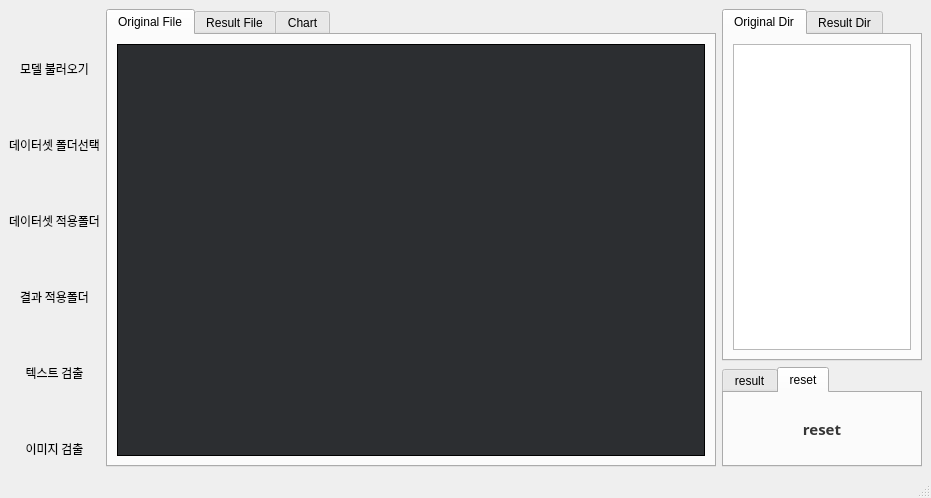
<?xml version="1.0" encoding="UTF-8"?>
<ui version="4.0">
 <class>MainWindow</class>
 <widget class="QMainWindow" name="MainWindow">
  <property name="geometry">
   <rect>
    <x>0</x>
    <y>0</y>
    <width>931</width>
    <height>498</height>
   </rect>
  </property>
  <property name="windowTitle">
   <string>MainWindow</string>
  </property>
  <property name="styleSheet">
   <string notr="true">
QPushButton{
    border-radius: 8px;
	color: rgba(0, 0, 0, 200)
}
QTextEdit{
	color: #fff;
}
</string>
  </property>
  <widget class="QWidget" name="centralwidget">
   <layout class="QGridLayout" name="gridLayout_14">
    <item row="0" column="2">
     <widget class="QTabWidget" name="tabWidget_2">
      <property name="maximumSize">
       <size>
        <width>200</width>
        <height>600</height>
       </size>
      </property>
      <property name="currentIndex">
       <number>0</number>
      </property>
      <widget class="QWidget" name="original_dir_2">
       <attribute name="title">
        <string>Original Dir</string>
       </attribute>
       <layout class="QGridLayout" name="gridLayout_9">
        <item row="0" column="0">
         <widget class="QTreeView" name="treeView"/>
        </item>
       </layout>
      </widget>
      <widget class="QWidget" name="result_dir_2">
       <attribute name="title">
        <string>Result Dir</string>
       </attribute>
       <layout class="QGridLayout" name="gridLayout_10">
        <item row="0" column="0">
         <widget class="QTreeView" name="treeView_2"/>
        </item>
       </layout>
      </widget>
     </widget>
    </item>
    <item row="1" column="2">
     <widget class="QTabWidget" name="tabWidget_3">
      <property name="minimumSize">
       <size>
        <width>0</width>
        <height>0</height>
       </size>
      </property>
      <property name="maximumSize">
       <size>
        <width>200</width>
        <height>100</height>
       </size>
      </property>
      <property name="currentIndex">
       <number>1</number>
      </property>
      <widget class="QWidget" name="tab">
       <attribute name="title">
        <string>result</string>
       </attribute>
       <layout class="QGridLayout" name="gridLayout_7">
        <item row="0" column="0">
         <widget class="QPushButton" name="pushButton_6">
          <property name="minimumSize">
           <size>
            <width>0</width>
            <height>40</height>
           </size>
          </property>
          <property name="styleSheet">
           <string notr="true">QPushButton:hover{
	background-color:rgb(238, 238, 238);
}
QPushButton:pressed{
	border-bottom-color: rgb(0, 0, 0);
	border-right-color: rgb(0, 0, 0);
    background-color:rgb(162, 169, 180);
	border-color: rgb(170, 255, 255)
}
</string>
          </property>
          <property name="text">
           <string/>
          </property>
          <property name="icon">
           <iconset>
            <normaloff>icon모음/icons8-presentation-94.ico</normaloff>icon모음/icons8-presentation-94.ico</iconset>
          </property>
          <property name="iconSize">
           <size>
            <width>40</width>
            <height>40</height>
           </size>
          </property>
         </widget>
        </item>
       </layout>
      </widget>
      <widget class="QWidget" name="tab_2">
       <attribute name="title">
        <string>reset</string>
       </attribute>
       <layout class="QGridLayout" name="gridLayout_8">
        <item row="0" column="0">
         <widget class="QPushButton" name="pushButton_5">
          <property name="minimumSize">
           <size>
            <width>0</width>
            <height>40</height>
           </size>
          </property>
          <property name="font">
           <font>
            <family>휴먼모음T</family>
            <pointsize>11</pointsize>
            <weight>75</weight>
            <bold>true</bold>
           </font>
          </property>
          <property name="styleSheet">
           <string notr="true">QPushButton:hover{
	background-color:rgba(255, 255, 255, 100);
}
QPushButton:pressed{
	border-bottom-color: rgb(0, 0, 0);
	border-right-color: rgb(0, 0, 0);
    background-color:rgb(162, 169, 180);
	border-color: rgb(170, 255, 255)
}
</string>
          </property>
          <property name="text">
           <string>reset</string>
          </property>
         </widget>
        </item>
       </layout>
      </widget>
     </widget>
    </item>
    <item row="0" column="1" rowspan="2">
     <layout class="QGridLayout" name="gridLayout">
      <item row="0" column="0">
       <widget class="QTabWidget" name="tabWidget">
        <property name="currentIndex">
         <number>0</number>
        </property>
        <widget class="QWidget" name="original_file">
         <attribute name="title">
          <string>Original File</string>
         </attribute>
         <layout class="QGridLayout" name="gridLayout_5">
          <item row="0" column="0">
           <widget class="QLabel" name="label">
            <property name="layoutDirection">
             <enum>Qt::LeftToRight</enum>
            </property>
            <property name="autoFillBackground">
             <bool>false</bool>
            </property>
            <property name="styleSheet">
             <string notr="true">border-style: solid;
border-width: 1px;
border-color: #rgb(0, 0, 0);
background-color : #2c2e31;</string>
            </property>
            <property name="text">
             <string>&lt;html&gt;&lt;head/&gt;&lt;body&gt;&lt;p align=&quot;center&quot;&gt;&lt;br/&gt;&lt;/p&gt;&lt;/body&gt;&lt;/html&gt;</string>
            </property>
            <property name="scaledContents">
             <bool>false</bool>
            </property>
            <property name="alignment">
             <set>Qt::AlignCenter</set>
            </property>
            <property name="wordWrap">
             <bool>true</bool>
            </property>
           </widget>
          </item>
         </layout>
        </widget>
        <widget class="QWidget" name="result_file">
         <attribute name="title">
          <string>Result File</string>
         </attribute>
         <layout class="QGridLayout" name="gridLayout_4">
          <item row="0" column="0">
           <widget class="QLabel" name="label_2">
            <property name="cursor">
             <cursorShape>PointingHandCursor</cursorShape>
            </property>
            <property name="styleSheet">
             <string notr="true">border-style: solid;
border-width: 1px;
border-color: #rgb(0, 0, 0);
background-color : #2c2e31;</string>
            </property>
            <property name="text">
             <string>&lt;html&gt;&lt;head/&gt;&lt;body&gt;&lt;p align=&quot;center&quot;&gt;&lt;br/&gt;&lt;/p&gt;&lt;/body&gt;&lt;/html&gt;</string>
            </property>
            <property name="alignment">
             <set>Qt::AlignCenter</set>
            </property>
           </widget>
          </item>
         </layout>
        </widget>
        <widget class="QWidget" name="chart">
         <attribute name="title">
          <string>Chart</string>
         </attribute>
         <layout class="QGridLayout" name="gridLayout_3">
          <item row="0" column="0">
           <layout class="QVBoxLayout" name="verticalLayout"/>
          </item>
         </layout>
        </widget>
       </widget>
      </item>
     </layout>
    </item>
    <item row="0" column="0" rowspan="2">
     <layout class="QGridLayout" name="gridLayout_2">
      <item row="5" column="0">
       <widget class="QLabel" name="label_6">
        <property name="maximumSize">
         <size>
          <width>16777215</width>
          <height>20</height>
         </size>
        </property>
        <property name="font">
         <font>
          <family>휴먼모음T</family>
          <pointsize>9</pointsize>
          <weight>50</weight>
          <italic>false</italic>
          <bold>false</bold>
          <kerning>true</kerning>
         </font>
        </property>
        <property name="text">
         <string>&lt;html&gt;&lt;head/&gt;&lt;body&gt;&lt;p align=&quot;center&quot;&gt;데이터셋 적용폴더&lt;/p&gt;&lt;/body&gt;&lt;/html&gt;</string>
        </property>
       </widget>
      </item>
      <item row="4" column="0">
       <widget class="QPushButton" name="pushButton_4">
        <property name="minimumSize">
         <size>
          <width>0</width>
          <height>0</height>
         </size>
        </property>
        <property name="maximumSize">
         <size>
          <width>150</width>
          <height>40</height>
         </size>
        </property>
        <property name="styleSheet">
         <string notr="true">QPushButton:hover{
	background-color:rgba(255, 255, 255, 100);
}
QPushButton:pressed{
	border-bottom-color: rgb(0, 0, 0);
	border-right-color: rgb(0, 0, 0);
    background-color:rgb(162, 169, 180);
	border-color: rgb(170, 255, 255)
}
</string>
        </property>
        <property name="text">
         <string/>
        </property>
        <property name="icon">
         <iconset>
          <normaloff>icon모음/icons8-folder-48.ico</normaloff>icon모음/icons8-folder-48.ico</iconset>
        </property>
        <property name="iconSize">
         <size>
          <width>40</width>
          <height>40</height>
         </size>
        </property>
       </widget>
      </item>
      <item row="2" column="0">
       <widget class="QPushButton" name="pushButton_2">
        <property name="minimumSize">
         <size>
          <width>0</width>
          <height>0</height>
         </size>
        </property>
        <property name="maximumSize">
         <size>
          <width>150</width>
          <height>40</height>
         </size>
        </property>
        <property name="styleSheet">
         <string notr="true">QPushButton:hover{
	background-color:rgba(255, 255, 255, 100);
}
QPushButton:pressed{
	border-bottom-color: rgb(0, 0, 0);
	border-right-color: rgb(0, 0, 0);
    background-color:rgb(162, 169, 180);
	border-color: rgb(170, 255, 255)
}

</string>
        </property>
        <property name="text">
         <string/>
        </property>
        <property name="icon">
         <iconset>
          <normaloff>icon모음/icons8-folder-48.ico</normaloff>icon모음/icons8-folder-48.ico</iconset>
        </property>
        <property name="iconSize">
         <size>
          <width>40</width>
          <height>40</height>
         </size>
        </property>
       </widget>
      </item>
      <item row="9" column="0">
       <widget class="QLabel" name="label_8">
        <property name="maximumSize">
         <size>
          <width>16777215</width>
          <height>20</height>
         </size>
        </property>
        <property name="font">
         <font>
          <family>휴먼모음T</family>
          <pointsize>9</pointsize>
          <weight>50</weight>
          <italic>false</italic>
          <bold>false</bold>
          <kerning>true</kerning>
         </font>
        </property>
        <property name="text">
         <string>&lt;html&gt;&lt;head/&gt;&lt;body&gt;&lt;p align=&quot;center&quot;&gt;텍스트 검출&lt;/p&gt;&lt;/body&gt;&lt;/html&gt;</string>
        </property>
       </widget>
      </item>
      <item row="0" column="0">
       <widget class="QPushButton" name="pushButton_1">
        <property name="minimumSize">
         <size>
          <width>0</width>
          <height>0</height>
         </size>
        </property>
        <property name="maximumSize">
         <size>
          <width>150</width>
          <height>40</height>
         </size>
        </property>
        <property name="styleSheet">
         <string notr="true">QPushButton:hover{
	background-color:rgba(255, 255, 255, 100);
}
QPushButton:pressed{
	border-bottom-color: rgb(0, 0, 0);
	border-right-color: rgb(0, 0, 0);
    background-color:rgb(162, 169, 180);
	border-color: rgb(170, 255, 255)
}

</string>
        </property>
        <property name="text">
         <string/>
        </property>
        <property name="icon">
         <iconset>
          <normaloff>icon모음/icons8-news-94.ico</normaloff>icon모음/icons8-news-94.ico</iconset>
        </property>
        <property name="iconSize">
         <size>
          <width>40</width>
          <height>40</height>
         </size>
        </property>
        <property name="checkable">
         <bool>false</bool>
        </property>
        <property name="autoRepeat">
         <bool>false</bool>
        </property>
        <property name="autoExclusive">
         <bool>false</bool>
        </property>
       </widget>
      </item>
      <item row="3" column="0">
       <widget class="QLabel" name="label_5">
        <property name="maximumSize">
         <size>
          <width>16777215</width>
          <height>20</height>
         </size>
        </property>
        <property name="font">
         <font>
          <family>휴먼모음T</family>
          <pointsize>9</pointsize>
          <weight>50</weight>
          <italic>false</italic>
          <bold>false</bold>
          <kerning>true</kerning>
         </font>
        </property>
        <property name="text">
         <string>&lt;html&gt;&lt;head/&gt;&lt;body&gt;&lt;p align=&quot;center&quot;&gt;데이터셋 폴더선택&lt;/p&gt;&lt;/body&gt;&lt;/html&gt;</string>
        </property>
       </widget>
      </item>
      <item row="7" column="0">
       <widget class="QLabel" name="label_7">
        <property name="maximumSize">
         <size>
          <width>16777215</width>
          <height>20</height>
         </size>
        </property>
        <property name="font">
         <font>
          <family>휴먼모음T</family>
          <pointsize>9</pointsize>
          <weight>50</weight>
          <italic>false</italic>
          <bold>false</bold>
          <kerning>true</kerning>
         </font>
        </property>
        <property name="text">
         <string>&lt;html&gt;&lt;head/&gt;&lt;body&gt;&lt;p align=&quot;center&quot;&gt;결과 적용폴더&lt;/p&gt;&lt;/body&gt;&lt;/html&gt;</string>
        </property>
       </widget>
      </item>
      <item row="10" column="0">
       <widget class="QPushButton" name="pushButton_3">
        <property name="minimumSize">
         <size>
          <width>0</width>
          <height>0</height>
         </size>
        </property>
        <property name="maximumSize">
         <size>
          <width>150</width>
          <height>40</height>
         </size>
        </property>
        <property name="styleSheet">
         <string notr="true">QPushButton:hover{
	background-color:rgba(255, 255, 255, 100);
}
QPushButton:pressed{
	border-bottom-color: rgb(0, 0, 0);
	border-right-color: rgb(0, 0, 0);
    background-color:rgb(162, 169, 180);
	border-color: rgb(170, 255, 255)
}
</string>
        </property>
        <property name="text">
         <string/>
        </property>
        <property name="icon">
         <iconset>
          <normaloff>icon모음/icons8-image-48.ico</normaloff>icon모음/icons8-image-48.ico</iconset>
        </property>
        <property name="iconSize">
         <size>
          <width>40</width>
          <height>40</height>
         </size>
        </property>
       </widget>
      </item>
      <item row="8" column="0">
       <widget class="QPushButton" name="pushButton_result">
        <property name="minimumSize">
         <size>
          <width>0</width>
          <height>0</height>
         </size>
        </property>
        <property name="maximumSize">
         <size>
          <width>150</width>
          <height>40</height>
         </size>
        </property>
        <property name="styleSheet">
         <string notr="true">QPushButton:hover{
	background-color:rgba(255, 255, 255, 100);
}
QPushButton:pressed{
	border-bottom-color: rgb(0, 0, 0);
	border-right-color: rgb(0, 0, 0);
    background-color:rgb(162, 169, 180);
	border-color: rgb(170, 255, 255)
}
</string>
        </property>
        <property name="text">
         <string/>
        </property>
        <property name="icon">
         <iconset>
          <normaloff>icon모음/icons8-document-48.ico</normaloff>icon모음/icons8-document-48.ico</iconset>
        </property>
        <property name="iconSize">
         <size>
          <width>40</width>
          <height>40</height>
         </size>
        </property>
       </widget>
      </item>
      <item row="6" column="0">
       <widget class="QPushButton" name="pushButton_7">
        <property name="minimumSize">
         <size>
          <width>0</width>
          <height>0</height>
         </size>
        </property>
        <property name="maximumSize">
         <size>
          <width>150</width>
          <height>40</height>
         </size>
        </property>
        <property name="styleSheet">
         <string notr="true">QPushButton:hover{
	background-color:rgba(255, 255, 255, 100);
}
QPushButton:pressed{
	border-bottom-color: rgb(0, 0, 0);
	border-right-color: rgb(0, 0, 0);
    background-color:rgb(162, 169, 180);
	border-color: rgb(170, 255, 255)
}
</string>
        </property>
        <property name="text">
         <string/>
        </property>
        <property name="icon">
         <iconset>
          <normaloff>icon모음/icons8-folder-48.ico</normaloff>icon모음/icons8-folder-48.ico</iconset>
        </property>
        <property name="iconSize">
         <size>
          <width>40</width>
          <height>40</height>
         </size>
        </property>
       </widget>
      </item>
      <item row="1" column="0">
       <widget class="QLabel" name="label_4">
        <property name="maximumSize">
         <size>
          <width>16777215</width>
          <height>20</height>
         </size>
        </property>
        <property name="font">
         <font>
          <family>휴먼모음T</family>
          <pointsize>9</pointsize>
          <weight>50</weight>
          <italic>false</italic>
          <bold>false</bold>
          <kerning>true</kerning>
         </font>
        </property>
        <property name="text">
         <string>&lt;html&gt;&lt;head/&gt;&lt;body&gt;&lt;p align=&quot;center&quot;&gt;모델 불러오기&lt;/p&gt;&lt;/body&gt;&lt;/html&gt;</string>
        </property>
       </widget>
      </item>
      <item row="11" column="0">
       <widget class="QLabel" name="label_9">
        <property name="maximumSize">
         <size>
          <width>16777215</width>
          <height>20</height>
         </size>
        </property>
        <property name="font">
         <font>
          <family>휴먼모음T</family>
          <pointsize>9</pointsize>
          <weight>50</weight>
          <italic>false</italic>
          <bold>false</bold>
          <kerning>true</kerning>
         </font>
        </property>
        <property name="text">
         <string>&lt;html&gt;&lt;head/&gt;&lt;body&gt;&lt;p align=&quot;center&quot;&gt;이미지 검출&lt;/p&gt;&lt;/body&gt;&lt;/html&gt;</string>
        </property>
       </widget>
      </item>
     </layout>
    </item>
   </layout>
  </widget>
  <widget class="QMenuBar" name="menubar">
   <property name="geometry">
    <rect>
     <x>0</x>
     <y>0</y>
     <width>931</width>
     <height>21</height>
    </rect>
   </property>
  </widget>
  <widget class="QStatusBar" name="statusbar"/>
 </widget>
 <resources/>
 <connections/>
</ui>
